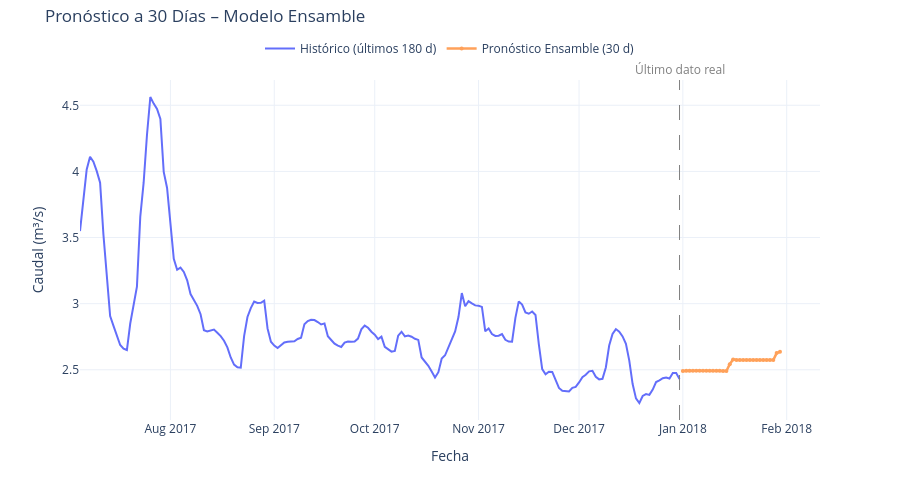

Source (notebook cell):
### Markdown cell above
## 9. Pronóstico a Futuro con el Mejor Modelo

Seleccionamos el modelo con **menor RMSE** y generamos un pronóstico de **30 días** más allá del último dato disponible en la serie.  
Este pronóstico tiene valor práctico para la gestión hídrica de la estación **Pueblo Nuevo**.

### Code cell
%%time
# =============================================================================
# PRONÓSTICO A FUTURO CON EL MEJOR MODELO (30 DÍAS)
# =============================================================================
print("🔮 Generando pronóstico a futuro con el mejor modelo...\n")

# Cargar serie completa (train + test)
df_full = pd.read_csv("../Week_2/caudal_limpio_diario.csv", parse_dates=["Fecha"], index_col="Fecha")
df_full = df_full.asfreq("D")
serie_full = df_full["Caudal"]

# Identificar el mejor modelo
HORIZONTE_FUTURO = 30 
mejor = metricas["RMSE (m³/s)"].idxmin()
print(f"✅ Mejor modelo seleccionado: {mejor} (RMSE={metricas.loc[mejor, 'RMSE (m³/s)']:.4f})")
print(f"📅 Horizonte: {HORIZONTE_FUTURO} días\n")

# Reentrenamiento con serie completa y pronóstico
if mejor == "SARIMA":
    modelo_final = SARIMAX(
        serie_full,
        order=orden_optimo,
        seasonal_order=orden_estacional_optimo,
        enforce_stationarity=False,
        enforce_invertibility=False,
    )
    resultado_final = modelo_final.fit(disp=False, maxiter=300)
    futuro_pred = resultado_final.forecast(steps=HORIZONTE_FUTURO)

elif mejor == "Holt-Winters":
    modelo_final = ExponentialSmoothing(
        serie_full,
        trend=best_hw_config["trend"],
        seasonal=best_hw_config["seasonal"],
        seasonal_periods=best_hw_config["seasonal_periods"],
        initialization_method="estimated",
    )
    resultado_final = modelo_final.fit(optimized=True, remove_bias=True)
    futuro_pred = resultado_final.forecast(steps=HORIZONTE_FUTURO)

elif mejor == "Prophet":
    df_pr_full = serie_full.reset_index().rename(columns={"Fecha": "ds", "Caudal": "y"})
    modelo_final = Prophet(
        yearly_seasonality=True,
        weekly_seasonality=False,
        daily_seasonality=False,
        changepoint_prior_scale=0.10,
        seasonality_prior_scale=5.0,
        seasonality_mode='additive',
        interval_width=0.80,
    )
    with redirect_stdout(open(devnull, 'w')):
        modelo_final.fit(df_pr_full)
    futuro_df = modelo_final.make_future_dataframe(periods=HORIZONTE_FUTURO, freq="D")
    futuro_all = modelo_final.predict(futuro_df)
    futuro_pred = futuro_all.set_index("ds")["yhat"].iloc[-HORIZONTE_FUTURO:]

else:  # Ensamble
    # Crear features lag para toda la serie (con shift para consistencia con entrenamiento)
    serie_full_features = create_lag_features(serie_full, lags=[1, 7, 14, 30])
    serie_full_features = serie_full_features.dropna()
    
    X_full_ens = serie_full_features.drop('target', axis=1)
    y_full_ens = serie_full_features['target']
    
    # Entrenar modelo final con los mismos hiperparámetros regularizados
    modelo_final = GradientBoostingRegressor(
        n_estimators=300, max_depth=3, learning_rate=0.05,
        subsample=0.8, min_samples_leaf=10, max_features=0.8,
        random_state=42, verbose=0
    )
    modelo_final.fit(X_full_ens, y_full_ens)
    
    # Crear features para pronóstico a futuro (rolling window)
    # Las rolling stats usan los 7/14 valores PREVIOS (consistente con shift(1) en entrenamiento)
    futuro_pred_list = []
    ultima_serie_temp = serie_full.copy()
    
    for _ in range(HORIZONTE_FUTURO):
        feat_list = {
            'lag_1': ultima_serie_temp.iloc[-1],
            'lag_7': ultima_serie_temp.iloc[-7] if len(ultima_serie_temp) >= 7 else ultima_serie_temp.iloc[0],
            'lag_14': ultima_serie_temp.iloc[-14] if len(ultima_serie_temp) >= 14 else ultima_serie_temp.iloc[0],
            'lag_30': ultima_serie_temp.iloc[-30] if len(ultima_serie_temp) >= 30 else ultima_serie_temp.iloc[0],
            'rolling_mean_7': ultima_serie_temp.tail(7).mean(),
            'rolling_mean_14': ultima_serie_temp.tail(14).mean(),
            'rolling_std_7': ultima_serie_temp.tail(7).std(),
            'rolling_std_14': ultima_serie_temp.tail(14).std(),
        }
        X_fut = pd.DataFrame([feat_list])[X_full_ens.columns]
        pred_fut = modelo_final.predict(X_fut)[0]
        futuro_pred_list.append(max(0, pred_fut))
        ultima_serie_temp = pd.concat([ultima_serie_temp, pd.Series([pred_fut])])
    
    futuro_pred = pd.Series(futuro_pred_list)

# Fechas futuras
fechas_futuro = pd.date_range(
    start=serie_full.index[-1] + pd.Timedelta(days=1),
    periods=HORIZONTE_FUTURO, freq="D"
)
futuro_pred.index = fechas_futuro

print(f"📅 Pronóstico del {fechas_futuro[0].date()} al {fechas_futuro[-1].date()}")
print(f"   Caudal medio pronosticado: {futuro_pred.mean():.2f} m³/s")
print(f"   Rango: [{futuro_pred.min():.2f}, {futuro_pred.max():.2f}] m³/s\n")

# Visualización
fig_fut = go.Figure()
fig_fut.add_trace(go.Scatter(
    x=serie_full.index[-180:], y=serie_full.iloc[-180:],
    mode="lines", name="Histórico (últimos 180 d)",
    line=dict(color="#636EFA"),
))
fig_fut.add_trace(go.Scatter(
    x=fechas_futuro, y=futuro_pred,
    mode="lines+markers", name=f"Pronóstico {mejor} (30 d)",
    line=dict(color="#FFA15A" if mejor == "Ensamble" else "#EF553B", width=2.5),
    marker=dict(size=4),
))
fig_fut.add_shape(
    type="line",
    x0=serie_full.index[-1], x1=serie_full.index[-1],
    y0=0, y1=1, yref="paper",
    line=dict(color="gray", dash="longdash", width=1),
)
fig_fut.add_annotation(
    x=serie_full.index[-1], y=1, yref="paper",
    text="Último dato real", showarrow=False,
    yanchor="bottom", font=dict(color="gray"),
)

fig_fut.update_layout(
    title=dict(text=f"Pronóstico a {HORIZONTE_FUTURO} Días – Modelo {mejor}", y=0.98),
    xaxis_title="Fecha", yaxis_title="Caudal (m³/s)",
    template="plotly_white", height=500,
    margin=dict(t=80),
    legend=dict(orientation="h", yanchor="bottom", y=1.05, xanchor="center", x=0.5),
)
fig_fut.show()

print("✅ Pronóstico generado exitosamente")

### Figure 1 — Plotly figure (JSON) as saved in the notebook; plotly's stock layout.template omitted (floating-point values rounded to 4 significant figures; data arrays with more than 128 entries replaced by an {"elided": "..."} marker saying what was removed)
{"data": [{"line": {"color": "#636EFA"}, "mode": "lines", "name": "Histórico (últimos 180 d)", "type": "scatter", "x": {"elided": "180 str values"}, "y": {"elided": "180 float values"}}, {"line": {"color": "#FFA15A", "width": 2.5}, "marker": {"size": 4}, "mode": "lines+markers", "name": "Pronóstico Ensamble (30 d)", "type": "scatter", "x": ["2018-01-01T00:00:00.000000000", "2018-01-02T00:00:00.000000000", "2018-01-03T00:00:00.000000000", "2018-01-04T00:00:00.000000000", "2018-01-05T00:00:00.000000000", "2018-01-06T00:00:00.000000000", "2018-01-07T00:00:00.000000000", "2018-01-08T00:00:00.000000000", "2018-01-09T00:00:00.000000000", "2018-01-10T00:00:00.000000000", "2018-01-11T00:00:00.000000000", "2018-01-12T00:00:00.000000000", "2018-01-13T00:00:00.000000000", "2018-01-14T00:00:00.000000000", "2018-01-15T00:00:00.000000000", "2018-01-16T00:00:00.000000000", "2018-01-17T00:00:00.000000000", "2018-01-18T00:00:00.000000000", "2018-01-19T00:00:00.000000000", "2018-01-20T00:00:00.000000000", "2018-01-21T00:00:00.000000000", "2018-01-22T00:00:00.000000000", "2018-01-23T00:00:00.000000000", "2018-01-24T00:00:00.000000000", "2018-01-25T00:00:00.000000000", "2018-01-26T00:00:00.000000000", "2018-01-27T00:00:00.000000000", "2018-01-28T00:00:00.000000000", "2018-01-29T00:00:00.000000000", "2018-01-30T00:00:00.000000000"], "y": [2.491, 2.493, 2.493, 2.493, 2.493, 2.493, 2.493, 2.493, 2.493, 2.493, 2.493, 2.493, 2.491, 2.491, 2.542, 2.579, 2.574, 2.574, 2.574, 2.574, 2.574, 2.574, 2.574, 2.574, 2.574, 2.574, 2.574, 2.574, 2.626, 2.636]}], "layout": {"annotations": [{"font": {"color": "gray"}, "showarrow": false, "text": "Último dato real", "x": "2017-12-31T00:00:00", "y": 1, "yanchor": "bottom", "yref": "paper"}], "height": 500, "legend": {"orientation": "h", "x": 0.5, "xanchor": "center", "y": 1.05, "yanchor": "bottom"}, "margin": {"t": 80}, "shapes": [{"line": {"color": "gray", "dash": "longdash", "width": 1}, "type": "line", "x0": "2017-12-31T00:00:00", "x1": "2017-12-31T00:00:00", "y0": 0, "y1": 1, "yref": "paper"}], "title": {"text": "Pronóstico a 30 Días – Modelo Ensamble", "y": 0.98}, "xaxis": {"title": {"text": "Fecha"}}, "yaxis": {"title": {"text": "Caudal (m³/s)"}}}}
